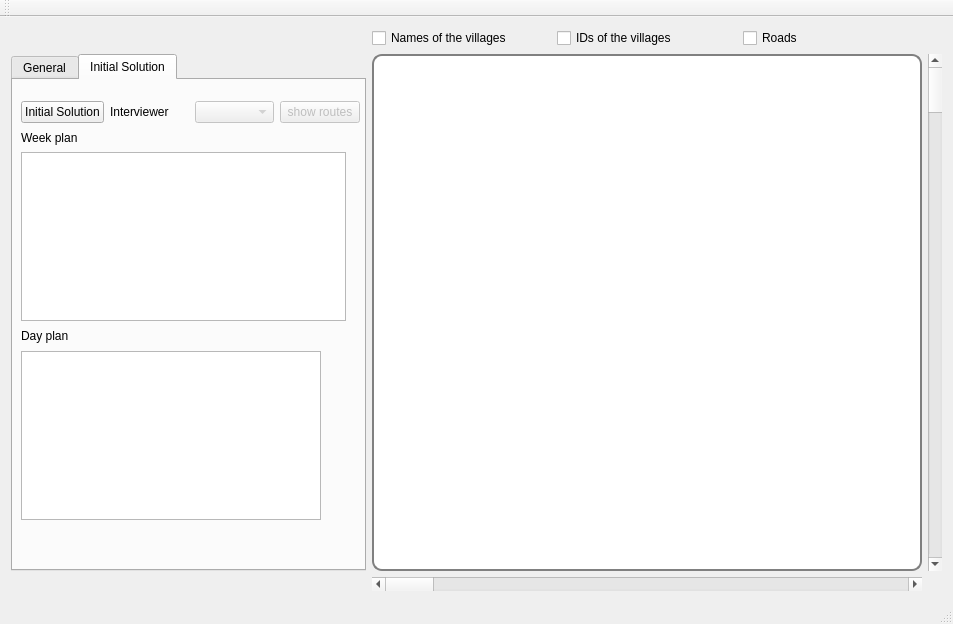
<?xml version="1.0" encoding="UTF-8"?>
<ui version="4.0">
 <class>MainWindow</class>
 <widget class="QMainWindow" name="MainWindow">
  <property name="geometry">
   <rect>
    <x>0</x>
    <y>0</y>
    <width>953</width>
    <height>624</height>
   </rect>
  </property>
  <property name="sizePolicy">
   <sizepolicy hsizetype="Expanding" vsizetype="Expanding">
    <horstretch>0</horstretch>
    <verstretch>0</verstretch>
   </sizepolicy>
  </property>
  <property name="windowTitle">
   <string>MainWindow</string>
  </property>
  <widget class="QWidget" name="centralWidget">
   <property name="sizePolicy">
    <sizepolicy hsizetype="Expanding" vsizetype="Expanding">
     <horstretch>0</horstretch>
     <verstretch>0</verstretch>
    </sizepolicy>
   </property>
   <layout class="QGridLayout" name="gridLayout_3">
    <item row="0" column="0">
     <layout class="QGridLayout" name="gridLayout">
      <item row="2" column="2">
       <widget class="QScrollBar" name="horizontalScrollBar">
        <property name="sizePolicy">
         <sizepolicy hsizetype="Expanding" vsizetype="Fixed">
          <horstretch>0</horstretch>
          <verstretch>0</verstretch>
         </sizepolicy>
        </property>
        <property name="value">
         <number>0</number>
        </property>
        <property name="orientation">
         <enum>Qt::Horizontal</enum>
        </property>
       </widget>
      </item>
      <item row="1" column="3">
       <widget class="QScrollBar" name="verticalScrollBar">
        <property name="sizePolicy">
         <sizepolicy hsizetype="Fixed" vsizetype="Expanding">
          <horstretch>0</horstretch>
          <verstretch>0</verstretch>
         </sizepolicy>
        </property>
        <property name="value">
         <number>0</number>
        </property>
        <property name="orientation">
         <enum>Qt::Vertical</enum>
        </property>
       </widget>
      </item>
      <item row="0" column="2">
       <layout class="QHBoxLayout" name="horizontalLayout">
        <item>
         <widget class="QCheckBox" name="checkBoxVillageNames">
          <property name="enabled">
           <bool>true</bool>
          </property>
          <property name="text">
           <string>Names of the villages</string>
          </property>
         </widget>
        </item>
        <item>
         <widget class="QCheckBox" name="checkBoxVillageIDs">
          <property name="enabled">
           <bool>true</bool>
          </property>
          <property name="text">
           <string>IDs of the villages</string>
          </property>
         </widget>
        </item>
        <item>
         <widget class="QCheckBox" name="checkBoxShowRoads">
          <property name="text">
           <string>Roads</string>
          </property>
         </widget>
        </item>
       </layout>
      </item>
      <item row="1" column="2">
       <widget class="QCustomPlot" name="widget" native="true">
        <property name="sizePolicy">
         <sizepolicy hsizetype="Expanding" vsizetype="Expanding">
          <horstretch>0</horstretch>
          <verstretch>0</verstretch>
         </sizepolicy>
        </property>
        <property name="styleSheet">
         <string notr="true">#widget {
border: 2px solid gray;
border-radius: 10px;
background: white;
}</string>
        </property>
       </widget>
      </item>
      <item row="1" column="1">
       <widget class="QTabWidget" name="tabWidget">
        <property name="enabled">
         <bool>true</bool>
        </property>
        <property name="sizePolicy">
         <sizepolicy hsizetype="Expanding" vsizetype="Expanding">
          <horstretch>100</horstretch>
          <verstretch>0</verstretch>
         </sizepolicy>
        </property>
        <property name="maximumSize">
         <size>
          <width>355</width>
          <height>16777215</height>
         </size>
        </property>
        <property name="currentIndex">
         <number>1</number>
        </property>
        <widget class="QWidget" name="tab_general">
         <attribute name="title">
          <string>General</string>
         </attribute>
         <widget class="QFrame" name="frame">
          <property name="geometry">
           <rect>
            <x>10</x>
            <y>10</y>
            <width>321</width>
            <height>141</height>
           </rect>
          </property>
          <property name="sizePolicy">
           <sizepolicy hsizetype="Fixed" vsizetype="Fixed">
            <horstretch>0</horstretch>
            <verstretch>0</verstretch>
           </sizepolicy>
          </property>
          <property name="maximumSize">
           <size>
            <width>400</width>
            <height>300</height>
           </size>
          </property>
          <property name="styleSheet">
           <string notr="true">#frame {
border: 2px solid gray;
border-radius: 10px;
}</string>
          </property>
          <property name="frameShape">
           <enum>QFrame::StyledPanel</enum>
          </property>
          <property name="frameShadow">
           <enum>QFrame::Raised</enum>
          </property>
          <widget class="QWidget" name="gridLayoutWidget_2">
           <property name="geometry">
            <rect>
             <x>10</x>
             <y>10</y>
             <width>301</width>
             <height>111</height>
            </rect>
           </property>
           <layout class="QGridLayout" name="gridLayout_4">
            <item row="1" column="2">
             <widget class="QTextEdit" name="textEditR">
              <property name="enabled">
               <bool>false</bool>
              </property>
              <property name="sizePolicy">
               <sizepolicy hsizetype="Fixed" vsizetype="Fixed">
                <horstretch>0</horstretch>
                <verstretch>0</verstretch>
               </sizepolicy>
              </property>
              <property name="maximumSize">
               <size>
                <width>80</width>
                <height>20</height>
               </size>
              </property>
              <property name="verticalScrollBarPolicy">
               <enum>Qt::ScrollBarAlwaysOff</enum>
              </property>
              <property name="horizontalScrollBarPolicy">
               <enum>Qt::ScrollBarAlwaysOff</enum>
              </property>
             </widget>
            </item>
            <item row="2" column="2">
             <widget class="QTextEdit" name="textEditH">
              <property name="enabled">
               <bool>false</bool>
              </property>
              <property name="sizePolicy">
               <sizepolicy hsizetype="Fixed" vsizetype="Fixed">
                <horstretch>0</horstretch>
                <verstretch>0</verstretch>
               </sizepolicy>
              </property>
              <property name="maximumSize">
               <size>
                <width>80</width>
                <height>20</height>
               </size>
              </property>
              <property name="verticalScrollBarPolicy">
               <enum>Qt::ScrollBarAlwaysOff</enum>
              </property>
              <property name="horizontalScrollBarPolicy">
               <enum>Qt::ScrollBarAlwaysOff</enum>
              </property>
             </widget>
            </item>
            <item row="2" column="1">
             <widget class="QPushButton" name="buttonOpenHouseh">
              <property name="sizePolicy">
               <sizepolicy hsizetype="Fixed" vsizetype="Fixed">
                <horstretch>0</horstretch>
                <verstretch>0</verstretch>
               </sizepolicy>
              </property>
              <property name="maximumSize">
               <size>
                <width>90</width>
                <height>30</height>
               </size>
              </property>
              <property name="text">
               <string>Households...</string>
              </property>
             </widget>
            </item>
            <item row="0" column="0">
             <widget class="QLabel" name="labFile1">
              <property name="sizePolicy">
               <sizepolicy hsizetype="Fixed" vsizetype="Fixed">
                <horstretch>0</horstretch>
                <verstretch>0</verstretch>
               </sizepolicy>
              </property>
              <property name="maximumSize">
               <size>
                <width>100</width>
                <height>30</height>
               </size>
              </property>
              <property name="autoFillBackground">
               <bool>false</bool>
              </property>
              <property name="text">
               <string>....</string>
              </property>
             </widget>
            </item>
            <item row="1" column="0">
             <widget class="QLabel" name="labFile2">
              <property name="sizePolicy">
               <sizepolicy hsizetype="Fixed" vsizetype="Fixed">
                <horstretch>0</horstretch>
                <verstretch>0</verstretch>
               </sizepolicy>
              </property>
              <property name="maximumSize">
               <size>
                <width>100</width>
                <height>30</height>
               </size>
              </property>
              <property name="autoFillBackground">
               <bool>false</bool>
              </property>
              <property name="text">
               <string>....</string>
              </property>
             </widget>
            </item>
            <item row="0" column="1">
             <widget class="QPushButton" name="buttonOpenVillages">
              <property name="sizePolicy">
               <sizepolicy hsizetype="Fixed" vsizetype="Fixed">
                <horstretch>0</horstretch>
                <verstretch>0</verstretch>
               </sizepolicy>
              </property>
              <property name="maximumSize">
               <size>
                <width>90</width>
                <height>30</height>
               </size>
              </property>
              <property name="text">
               <string>Villages...</string>
              </property>
             </widget>
            </item>
            <item row="2" column="0">
             <widget class="QLabel" name="labFile3">
              <property name="sizePolicy">
               <sizepolicy hsizetype="Fixed" vsizetype="Fixed">
                <horstretch>0</horstretch>
                <verstretch>0</verstretch>
               </sizepolicy>
              </property>
              <property name="maximumSize">
               <size>
                <width>100</width>
                <height>30</height>
               </size>
              </property>
              <property name="autoFillBackground">
               <bool>false</bool>
              </property>
              <property name="text">
               <string>....</string>
              </property>
             </widget>
            </item>
            <item row="1" column="1">
             <widget class="QPushButton" name="buttonOpenRoads">
              <property name="sizePolicy">
               <sizepolicy hsizetype="Fixed" vsizetype="Fixed">
                <horstretch>0</horstretch>
                <verstretch>0</verstretch>
               </sizepolicy>
              </property>
              <property name="maximumSize">
               <size>
                <width>90</width>
                <height>30</height>
               </size>
              </property>
              <property name="text">
               <string>Roads...</string>
              </property>
             </widget>
            </item>
            <item row="0" column="2">
             <widget class="QTextEdit" name="textEditN">
              <property name="enabled">
               <bool>false</bool>
              </property>
              <property name="sizePolicy">
               <sizepolicy hsizetype="Fixed" vsizetype="Fixed">
                <horstretch>0</horstretch>
                <verstretch>0</verstretch>
               </sizepolicy>
              </property>
              <property name="maximumSize">
               <size>
                <width>80</width>
                <height>20</height>
               </size>
              </property>
              <property name="verticalScrollBarPolicy">
               <enum>Qt::ScrollBarAlwaysOff</enum>
              </property>
              <property name="horizontalScrollBarPolicy">
               <enum>Qt::ScrollBarAlwaysOff</enum>
              </property>
             </widget>
            </item>
           </layout>
          </widget>
         </widget>
        </widget>
        <widget class="QWidget" name="tab_initsolution">
         <property name="enabled">
          <bool>true</bool>
         </property>
         <attribute name="title">
          <string>Initial Solution</string>
         </attribute>
         <widget class="QWidget" name="layoutWidget">
          <property name="geometry">
           <rect>
            <x>0</x>
            <y>10</y>
            <width>352</width>
            <height>441</height>
           </rect>
          </property>
          <layout class="QGridLayout" name="gridLayout_2">
           <property name="leftMargin">
            <number>8</number>
           </property>
           <property name="rightMargin">
            <number>5</number>
           </property>
           <item row="0" column="1">
            <widget class="QLabel" name="labelSelectInterviewer">
             <property name="text">
              <string>Interviewer</string>
             </property>
            </widget>
           </item>
           <item row="0" column="2">
            <widget class="QComboBox" name="comboBoxInterviewer">
             <property name="enabled">
              <bool>false</bool>
             </property>
            </widget>
           </item>
           <item row="6" column="0" colspan="4">
            <widget class="QTableWidget" name="tableWidget_dayplans">
             <property name="maximumSize">
              <size>
               <width>300</width>
               <height>16777215</height>
              </size>
             </property>
             <property name="font">
              <font>
               <pointsize>7</pointsize>
              </font>
             </property>
             <property name="selectionBehavior">
              <enum>QAbstractItemView::SelectRows</enum>
             </property>
             <property name="textElideMode">
              <enum>Qt::ElideMiddle</enum>
             </property>
            </widget>
           </item>
           <item row="2" column="1">
            <spacer name="verticalSpacer">
             <property name="orientation">
              <enum>Qt::Vertical</enum>
             </property>
             <property name="sizeHint" stdset="0">
              <size>
               <width>20</width>
               <height>40</height>
              </size>
             </property>
            </spacer>
           </item>
           <item row="5" column="0">
            <widget class="QLabel" name="label_2">
             <property name="text">
              <string>Day plan</string>
             </property>
            </widget>
           </item>
           <item row="2" column="0">
            <widget class="QLabel" name="label">
             <property name="text">
              <string>Week plan</string>
             </property>
            </widget>
           </item>
           <item row="0" column="0">
            <widget class="QPushButton" name="pushButtonInitialSolution">
             <property name="enabled">
              <bool>true</bool>
             </property>
             <property name="text">
              <string>Initial Solution</string>
             </property>
            </widget>
           </item>
           <item row="5" column="2">
            <spacer name="verticalSpacer_2">
             <property name="orientation">
              <enum>Qt::Vertical</enum>
             </property>
             <property name="sizeHint" stdset="0">
              <size>
               <width>20</width>
               <height>40</height>
              </size>
             </property>
            </spacer>
           </item>
           <item row="0" column="3">
            <widget class="QPushButton" name="pushButtonShowRoute">
             <property name="enabled">
              <bool>false</bool>
             </property>
             <property name="text">
              <string>show routes</string>
             </property>
            </widget>
           </item>
           <item row="3" column="0" colspan="4">
            <widget class="QTableWidget" name="tableWidget_weekplans">
             <property name="maximumSize">
              <size>
               <width>325</width>
               <height>16777215</height>
              </size>
             </property>
             <property name="selectionBehavior">
              <enum>QAbstractItemView::SelectRows</enum>
             </property>
             <property name="textElideMode">
              <enum>Qt::ElideMiddle</enum>
             </property>
            </widget>
           </item>
          </layout>
         </widget>
        </widget>
       </widget>
      </item>
     </layout>
    </item>
   </layout>
  </widget>
  <widget class="QMenuBar" name="menuBar">
   <property name="geometry">
    <rect>
     <x>0</x>
     <y>0</y>
     <width>953</width>
     <height>20</height>
    </rect>
   </property>
  </widget>
  <widget class="QToolBar" name="mainToolBar">
   <attribute name="toolBarArea">
    <enum>TopToolBarArea</enum>
   </attribute>
   <attribute name="toolBarBreak">
    <bool>false</bool>
   </attribute>
  </widget>
  <widget class="QStatusBar" name="statusBar"/>
  <action name="actionVillages">
   <property name="text">
    <string>Villages</string>
   </property>
  </action>
 </widget>
 <layoutdefault spacing="6" margin="11"/>
 <customwidgets>
  <customwidget>
   <class>QCustomPlot</class>
   <extends>QWidget</extends>
   <header location="global">qcustomplot.h</header>
   <container>1</container>
  </customwidget>
 </customwidgets>
 <resources/>
 <connections/>
</ui>
